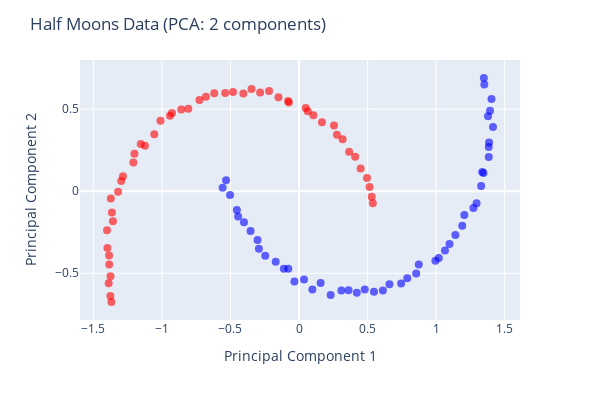

Notebook source saved alongside this figure:
### Code cell
# Plotting the transformed data in a two principal component space
figM2 = px.scatter(x=dataM[:, 0], y=dataM[:, 1], 
                   color=ym, color_continuous_scale='bluered')
figM2.update_traces(marker=dict(size=8, opacity=0.6))
figM2.update_layout(coloraxis_showscale=False, 
                    width=600, height=400, 
                    xaxis_title='Principal Component 1', 
                    yaxis_title='Principal Component 2',  
                    title='Half Moons Data (PCA: 2 components)')             
figM2.show()

### Figure 1 — Plotly figure (JSON) as saved in the notebook; plotly's stock layout.template omitted (floating-point values rounded to 4 significant figures)
{"data": [{"hovertemplate": "x=%{x}<br>y=%{y}<br>color=%{marker.color}<extra></extra>", "legendgroup": "", "marker": {"color": [0, 1, 0, 1, 1, 1, 0, 1, 1, 1, 1, 1, 1, 0, 0, 0, 0, 0, 0, 0, 0, 1, 0, 1, 0, 0, 0, 1, 1, 1, 1, 1, 1, 1, 1, 0, 0, 1, 1, 1, 0, 1, 0, 0, 0, 0, 0, 0, 0, 0, 1, 1, 0, 0, 0, 1, 0, 0, 0, 1, 0, 0, 1, 1, 1, 1, 0, 1, 0, 1, 0, 0, 0, 1, 1, 1, 0, 1, 1, 1, 0, 0, 1, 0, 0, 1, 1, 0, 1, 1, 1, 0, 0, 1, 0, 1, 1, 1, 0, 0], "coloraxis": "coloraxis", "opacity": 0.6, "size": 8, "symbol": "circle"}, "mode": "markers", "name": "", "orientation": "v", "showlegend": false, "type": "scatter", "x": [0.7893, -1.284, -0.5032, 0.4097, -0.7261, -1.397, 0.1573, -0.6182, 0.4494, -1.384, 0.4957, -1.4, -0.9264, -0.03334, -0.3029, 1.019, 0.5466, 0.6592, 1.14, -0.2927, 1.386, 0.0635, -0.4535, -0.4816, 1.378, 1.351, -0.3536, -1.368, -1.124, -0.8073, 0.1672, -1.01, -1.365, -0.2835, 0.5301, 0.8544, 0.3086, 0.3653, 0.04902, -0.6788, -0.5571, 0.1047, 1.383, 1.384, -0.4444, 0.09733, 0.2307, 1.345, 1.328, -0.4015, -1.357, 0.255, -0.532, 1.19, 0.8733, 0.5383, -0.1108, 1.205, 0.6116, 0.5143, -0.1701, 1.064, -0.15, 0.3178, -0.9412, -1.208, 1.097, -1.2, 0.03628, -1.372, 0.3612, 0.9947, 1.348, -1.388, -1.376, -0.3466, 0.4214, -1.385, -0.5387, -0.859, 0.7447, 1.295, -1.055, 1.393, 1.336, -0.0794, 0.276, -0.07851, -1.32, -0.4061, -1.297, 1.272, 0.4793, -1.154, -0.2463, -1.375, -0.2186, -0.07403, 1.404, 1.415], "xaxis": "x", "y": [-0.5303, 0.09183, -0.02355, 0.2103, 0.5552, -0.3459, -0.559, 0.5969, 0.1392, -0.4472, 0.08003, -0.2375, 0.4773, -0.5507, -0.2973, -0.4067, -0.6129, -0.5676, -0.2669, -0.351, 0.297, 0.4873, -0.1143, 0.6049, 0.4571, 0.651, -0.2428, -0.675, 0.2776, 0.5022, 0.4206, 0.4292, -0.1303, 0.601, -0.03322, -0.502, -0.6044, 0.2412, 0.5067, 0.5749, 0.0212, 0.4636, 0.2698, 0.2085, -0.154, -0.5983, -0.6317, 0.1103, 0.0322, -0.1898, -0.1827, 0.401, 0.06731, -0.2107, -0.4462, -0.0732, -0.4724, -0.1452, -0.6049, 0.02562, -0.4295, -0.3616, 0.5728, 0.3173, 0.4592, 0.1745, -0.3216, 0.229, -0.5372, -0.04411, -0.6036, -0.4234, 0.6899, -0.5615, -0.6391, 0.6233, -0.6184, -0.3914, 0.5982, 0.4977, -0.5623, -0.07281, 0.3472, 0.4909, 0.1171, 0.5497, 0.3442, -0.4726, -0.003284, 0.5949, 0.06299, -0.1024, -0.5988, 0.288, -0.3933, -0.5185, 0.6113, 0.5409, 0.5618, 0.3911], "yaxis": "y"}], "layout": {"coloraxis": {"colorbar": {"title": {"text": "color"}}, "colorscale": [[0, "rgb(0,0,255)"], [1, "rgb(255,0,0)"]], "showscale": false}, "height": 400, "legend": {"tracegroupgap": 0}, "margin": {"t": 60}, "title": {"text": "Half Moons Data (PCA: 2 components)"}, "width": 600, "xaxis": {"anchor": "y", "domain": [0, 1], "title": {"text": "Principal Component 1"}}, "yaxis": {"anchor": "x", "domain": [0, 1], "title": {"text": "Principal Component 2"}}}}
